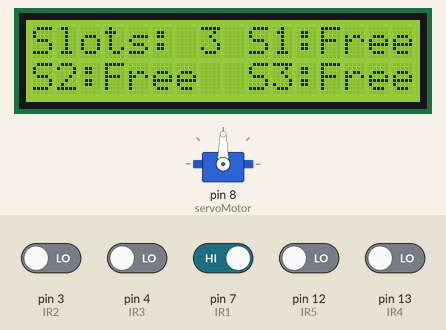
Simulated run of this sketch. Board: Arduino Uno, built with avr-gcc and run on an emulated ATmega328P. On the bench: 16×2 character LCD, servo. The test bench sets the inputs (shaded band); at power-on: pin 7 (IR1) HIGH, pin 3 (IR2), pin 4 (IR3), pin 12 (IR5), pin 13 (IR4) LOW.

Above: at 5.3 s.
5.4 s: pin 4 (IR3) driven HIGH
At 10.8 s:
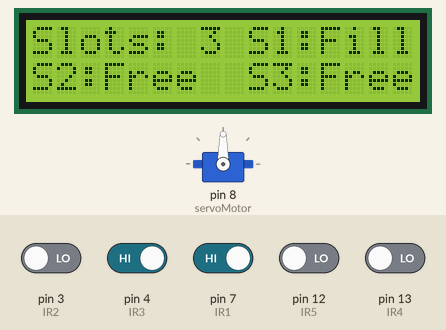
13.6 s: pin 3 (IR2) driven HIGH
18.7 s: pin 7 (IR1) driven LOW
At 20.1 s:
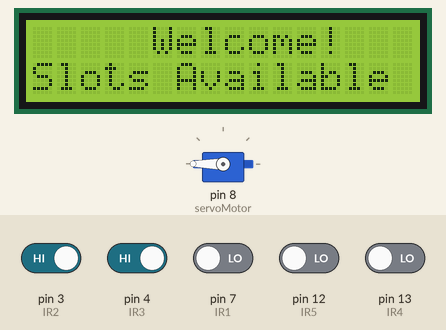
25.8 s: pin 7 (IR1) driven HIGH
At 26.7 s:
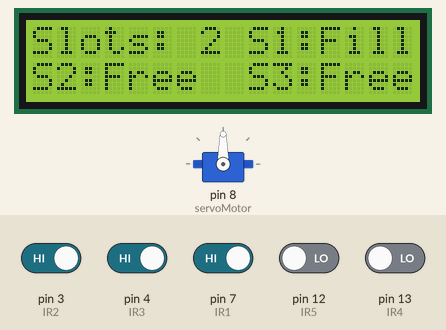
27.9 s: pin 12 (IR5) driven HIGH
At 33.6 s:
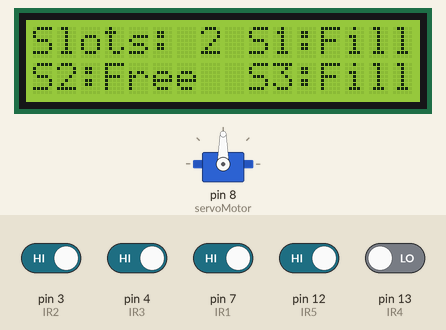
36.1 s: pin 13 (IR4) driven HIGH
At 42.8 s:
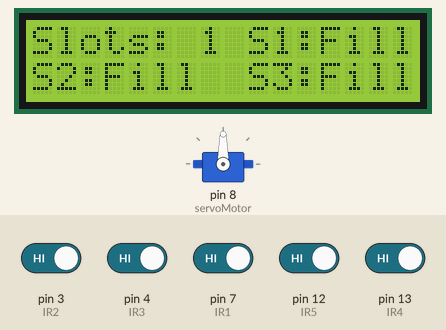
Timing chart, 0 to 44.3 s (numbered marks = the images above; inputs shaded):
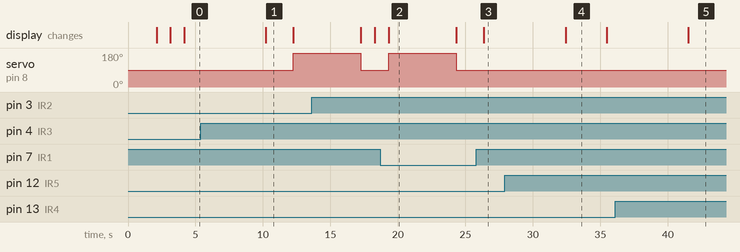

Measured:
- after the input at 5.4 s, servo on pin 8 (servoMotor): 90° → 180° after 6.9 s; the display: changes after 4.8 s (image 1)
- after the input at 18.7 s, servo on pin 8 (servoMotor): 90° → 180° after 0.62 s, → 90° 5.0 s later; the display: changes after 0.62 s (image 2)
- after the input at 25.8 s, servo on pin 8 (servoMotor): stays 90° (without the input it goes to 180° after 1.6 s)
- after the input at 27.9 s, the display: changes after 4.5 s (image 4)
- after the input at 36.1 s, the display: changes after 5.4 s (image 5)
- what the display in image 1 shows lasts 2.1 s, from 10.2 s to 12.3 s
- what the display in image 2 shows lasts 5.0 s, from 19.3 s to 24.3 s

The sketch:

Arduino-Smart-Car-Parking-System.ino
```cpp
#include <Wire.h>
#include <Servo.h>
#include <LiquidCrystal_I2C.h>

//set the LCD address to 0x27 for a 16 chars and 2 line display
LiquidCrystal_I2C lcd(0x27, 16, 2);

Servo servoMotor;

//gate IR Sensors
int IR1 = 7;
int IR2 = 3;

//slot IR Sensor
const int IR3 = 4;
const int IR4 = 13;
const int IR5 = 12;

//number of slots
int slots = 3;

//check all slots filled or not
int IR3Value, IR4Value, IR5Value;
int IR3Temp, IR4Temp, IR5Temp;

boolean validate = true, validate2 = true;
int gate = 0;

void setup()
{
  lcd.init();
  lcd.backlight();

  Serial.begin(9600);

  pinMode(IR1, INPUT);
  pinMode(IR2, INPUT);

  pinMode(IR3, INPUT);
  pinMode(IR4, INPUT);
  pinMode(IR5, INPUT);

  IR3Value = digitalRead(IR3);
  IR4Value = digitalRead(IR4);
  IR5Value = digitalRead(IR5);

  IR3Temp = IR3Value;
  IR4Temp = IR4Value;
  IR5Temp = IR5Value;

  servoMotor.attach(8);
  servoMotor.write(90);

  lcd.clear();
  lcd.setCursor (0,0);
  lcd.print("      SMART  ");
  lcd.setCursor (0,1);
  lcd.print(" PARKING SYSTEM ");
  delay (2000);
  lcd.clear();


  lcd.setCursor (0,0);
  lcd.print("      Team  ");
  lcd.setCursor (0,1);
  lcd.print("    Tuffline ");
  delay (1000);
  lcd.clear();

  delay (1000);

}

void loop(){

    lcd.setCursor (0,0);
    lcd.print(String("Slots: ") + slots);

    lcd.setCursor (9,0);
    if(IR3Value == 1){
       lcd.print("S1:Fill ");
    }else{
       lcd.print("S1:Free");
    }

    lcd.setCursor (0,1);
    if(IR4Value == 1){
       lcd.print("S2:Fill ");
    }else{
       lcd.print("S2:Free");
    }

    lcd.setCursor (9,1);
    if(IR5Value == 1){
       lcd.print("S3:Fill ");
    }else{
       lcd.print("S3:Free");
    }

    checkSlots();

    delay(1000);

    //if enternce signal equal 0 and there are no any vehicle to exit, the gate will open
    if(digitalRead(IR1) == 0 && digitalRead(IR2) == 1 && validate2 == true)
    {
      if(slots > 0 && slots <= 3){
        lcd.clear();
        lcd.setCursor (0,0);
        lcd.print("     Welcome!  ");
        lcd.setCursor (0,1);
        lcd.print("Slots Available");
        validate = false;
        servoMotor.write(180);
        delay(5000);
        servoMotor.write(90);
        lcd.clear();
        validate = true;
      }else{
        lcd.clear();
        lcd.setCursor (0,0);
        lcd.print("     Sorry!  ");
        lcd.setCursor (0,1);
        lcd.print("  Parking Full ");
        delay(1000);
        lcd.clear();
      }
    }

    delay(1000);

    //if exit signal equal 0 and there are no any vehicle to enter, the gate will open
    if(digitalRead(IR2) == 0 && digitalRead(IR1) == 1 && validate == true && slots != 3)
      {
        lcd.clear();
        lcd.setCursor (0,0);
        lcd.print("    Good Bye!   ");
        lcd.setCursor (0,1);
        lcd.print("   Drive Safe   ");
        validate2 = false;
        servoMotor.write(180);
        delay(5000);
        servoMotor.write(90);
        lcd.clear();
        validate2 = true;
      }

    delay(1000);
}

void checkSlots(){
  if(IR3Value == 1 && IR3Temp != 1)
  {
    if(slots > 0 && slots <= 3){
      slots = slots - 1;
      }
  }
  if(IR4Value == 1 && IR4Temp != 1)
  {
    if(slots > 0 && slots <= 3){
      slots = slots - 1;
      }
  }
  if(IR5Value == 1 && IR5Temp != 1)
  {
    if(slots > 0 && slots <= 3){
      slots = slots - 1;
      }
  }
  if(IR3Value == 0 && IR3Temp != 0)
  {
     if(slots == 0 || slots < 3){
      slots = slots + 1;
      }
  }
  if(IR4Value == 0 && IR4Temp != 0)
  {
     if(slots == 0 || slots < 3){
      slots = slots + 1;
      }
  }
  if(IR5Value == 0 && IR5Temp != 0)
  {
    if(slots == 0 || slots < 3){
      slots = slots + 1;
      }
  }

  IR3Temp = IR3Value;
  IR4Temp = IR4Value;
  IR5Temp = IR5Value;

  IR3Value = digitalRead(IR3);
  IR4Value = digitalRead(IR4);
  IR5Value = digitalRead(IR5);
}
```
